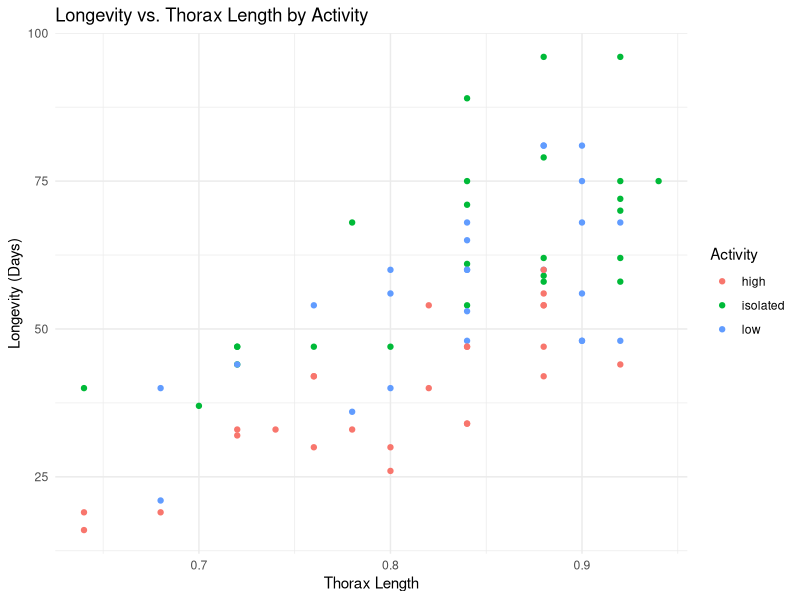
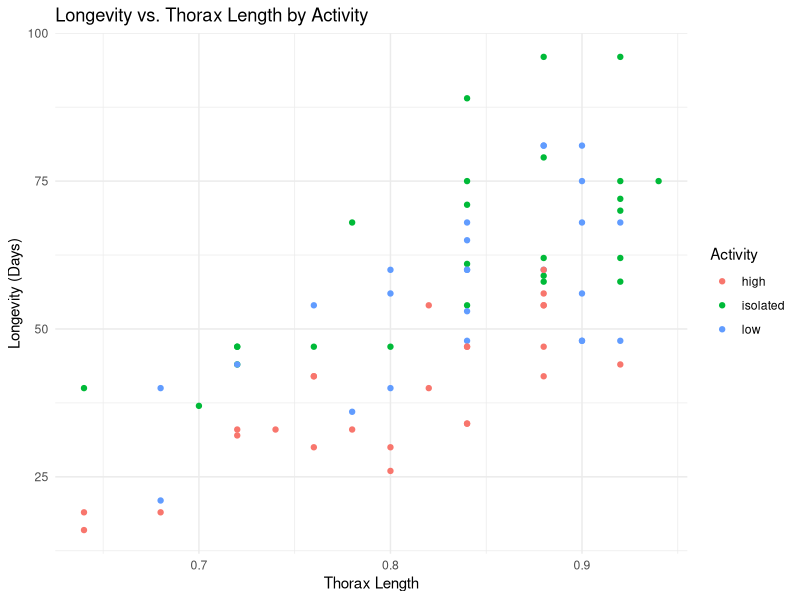

These charts were generated, in order, by the following R code:
## ---- chunk 1
# Load the data
fruitflies <- read.table("fruitflies.txt", header = TRUE)

# Add Logarithm of Longevity
fruitflies$loglongevity <- log(fruitflies$longevity)

attach(fruitflies)

# Prepare data for plotting
long1 <- fruitflies[fruitflies$activity == "isolated",]$loglongevity
size1 <- fruitflies[fruitflies$thorax == "isolated",]$loglongevity
## ---- chunk 2
# Do basic plots
#plot(long1,size1,col="red",pch=3);points(long2,size2,col="blue",pch=3);points(long3,size3,col="green",pch=3)

#legend(4.2,0.75,legend=c('Isolated','Low','High'),pch=c(3,3,3),col=c('red','blue','green'))
## ---- chunk 3
attach(fruitflies)

# Perform ANOVA to test for the effect of sexual activity on longevity
anova_model <- aov(loglongevity ~ activity, data = fruitflies)
summary(anova_model)

# Estimated longevities for the three conditions
means <- aggregate(loglongevity ~ activity, data = fruitflies, FUN = mean)
print(means)


# Subset the data for 'high' and 'low' activity levels
high_activity <- loglongevity[activity == "high"]
low_activity <- loglongevity[activity == "isolated"]

# Perform the t-test
t_test_result <- t.test(high_activity, low_activity)

# Print the result
print(t_test_result)
## ---- chunk 4
# Perform ANCOVA to include thorax length as an explanatory variable
ancova_model <- lm(loglongevity ~ activity + thorax, data = fruitflies)
summary(ancova_model)

# Calculate estimated longevities for the three groups with average thorax lengths
#avg_thorax <- mean(thorax)
#estimated_longevities <- predict(ancova_model, newdata = data.frame(activity = levels(activity), thorax = avg_thorax))
## ---- chunk 5
# Load necessary packages
library(ggplot2)

# Scatterplot of longevity against thorax length, colored by activity
ggplot(fruitflies, aes(x = thorax, y = longevity, color = activity)) +
  geom_point() +
  labs(title = "Longevity vs. Thorax Length by Activity",
       x = "Thorax Length",
       y = "Longevity (Days)",
       color = "Activity") +
  theme_minimal()

# Test for the similarity of dependence using ANCOVA
model_c <- lm(longevity ~ activity * thorax, data = fruitflies)
summary(model_c)
## ---- chunk 6
# Load necessary packages
library(ggplot2)

# Scatterplot of longevity against thorax length, colored by activity
ggplot(fruitflies, aes(x = thorax, y = longevity, color = activity)) +
  geom_point() +
  labs(title = "Longevity vs. Thorax Length by Activity",
       x = "Thorax Length",
       y = "Longevity (Days)",
       color = "Activity") +
  theme_minimal()

# Test for the similarity of dependence using ANCOVA
model_c <- lm(longevity ~ activity * thorax, data = fruitflies)
summary(model_c)
## ---- chunk 7
# Fit ANCOVA model
ancova_model <- lm(longevity ~ activity + thorax, data = fruitflies)

# Summary of ANCOVA model
summary(ancova_model)
## ---- chunk 8
# Load the data
birthweights <- read.table("Birthweight.csv", header = TRUE, sep=",")
## ---- chunk 9
# Load the data
awards <- read.table("awards.txt", header = TRUE)
